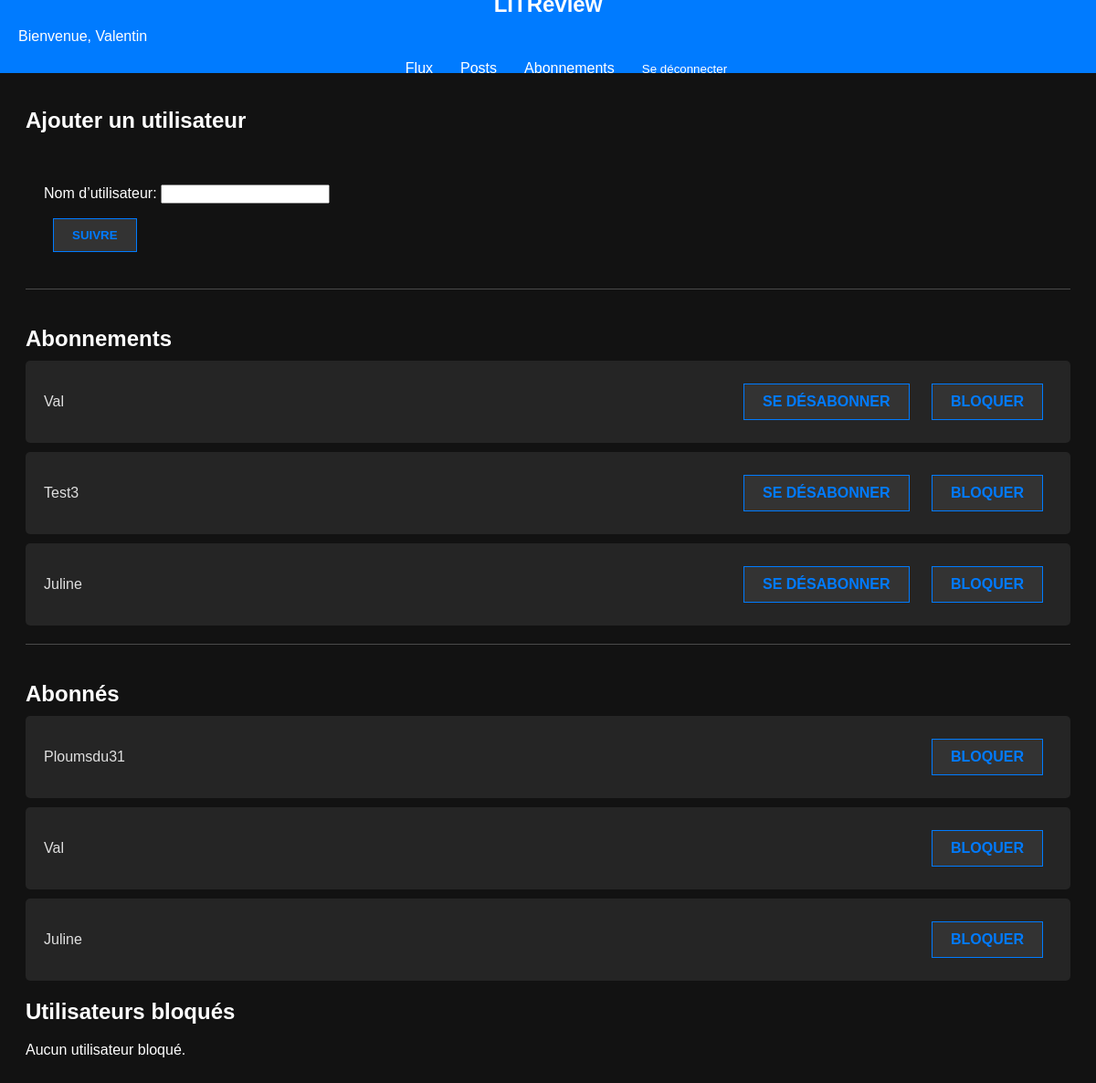
The app's page /users/follows/ (signed in), older data.
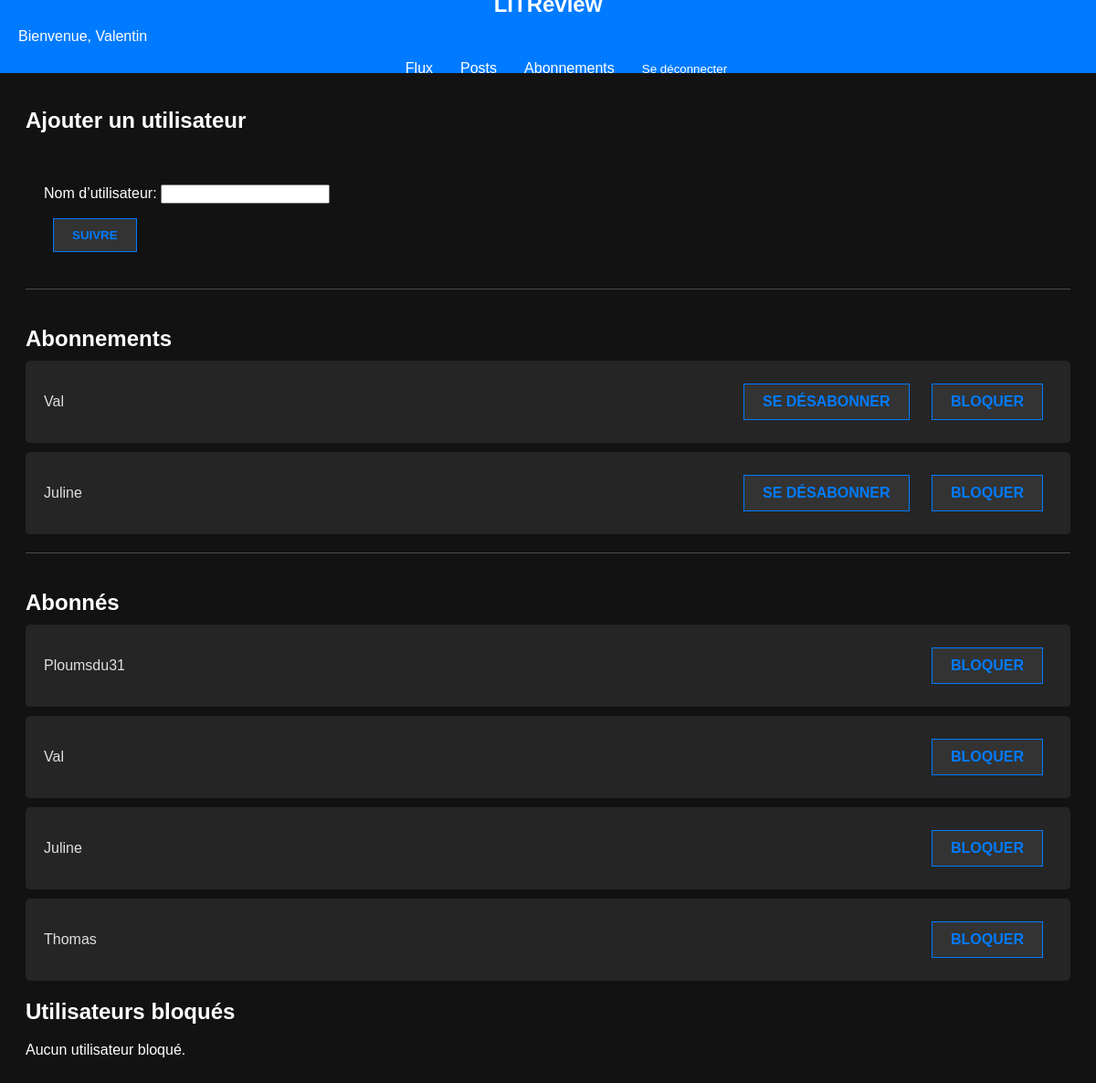
The same page, newer data.
### applicationLITRevu/models.py (models this page shows)
class UserFollows(models.Model):
    user = models.ForeignKey(settings.AUTH_USER_MODEL, on_delete=models.CASCADE, related_name='following')
    followed_user = models.ForeignKey(settings.AUTH_USER_MODEL, on_delete=models.CASCADE, related_name='followed_by')
    class Meta:
        unique_together = ('user', 'followed_user',)

class CustomUser(AbstractUser):
    pass

### applicationLITRevu/views.py (the view, shortened to what this page needs)
# urls.py: path('users/follows/', user_follows, name='user_follows'),
@login_required
def user_follows(request):
    blocked_users_ids = UserBlock.objects.filter(blocker=request.user).values_list('blocked', flat=True)
    follows = UserFollows.objects.filter(user=request.user).exclude(followed_user__in=blocked_users_ids)
    followers = UserFollows.objects.filter(followed_user=request.user).exclude(user__in=blocked_users_ids)
    blocked_users = User.objects.filter(id__in=blocked_users_ids)
    form = UserFollowForm()
    return render(request, 'user_follows.html', {
        'follows': follows,
        'followers': followers,
        'blocked_users': blocked_users,
        'form': form
    })

### applicationLITRevu/forms.py (shortened to what this page needs)
class UserFollowForm(forms.Form):
    username = forms.CharField(label='Nom d’utilisateur', max_length=30)

### templates/user_follows.html (shortened to what this page needs)
{% extends 'base.html' %}
{% block content %}
<div class="feed-container">
    <div class="ticket-form-container">
        <h2>Ajouter un utilisateur</h2>
        <form method="post" action="{% url 'user_follows' %}" class="ticket-form">
            {{ form.as_p }}
            <button type="submit" class="button">Suivre</button>
        </form>
    </div>
    <div class="follow-section">
        <h2>Abonnements</h2>
        {% for follow in follows %}
            <div class="abonnements item-frame-follows">
                <p>{{ follow.followed_user.username }}</p>
                <div class="button-group">
                    <a href="{% url 'unfollow_user' follow.followed_user.id %}" class="button">Se désabonner</a>
                    <a href="{% url 'block_user' follow.followed_user.id %}" class="button">Bloquer</a>
                </div>
            </div>
        {% endfor %}
    </div>
    <div class="follow-section">
        <h2>Abonnés</h2>
        {% for follower in followers %}
            <div class="abonnes item-frame-follows">
                <p>{{ follower.user.username }}</p>
                <a href="{% url 'block_user' follower.user.id %}" class="button">Bloquer</a>
            </div>
        {% endfor %}
    </div>
    <h2>Utilisateurs bloqués</h2>
    {% for user in blocked_users %}
    <div class="item-frame-follows">
        <p>{{ user.username }}</p>
        <a href="{% url 'unblock_user' user.id %}" class="button button-follow-section">Débloquer</a>
    </div>
    {% empty %}
    <p>Aucun utilisateur bloqué.</p>
    {% endfor %}
</div>
{% endblock %}

Row changes from the older to the newer data that the page shows:
removed UserFollows: followed_user.username "Test3", shown under "Abonnements"
added UserFollows: user.username "Thomas", shown under "Abonnés"
